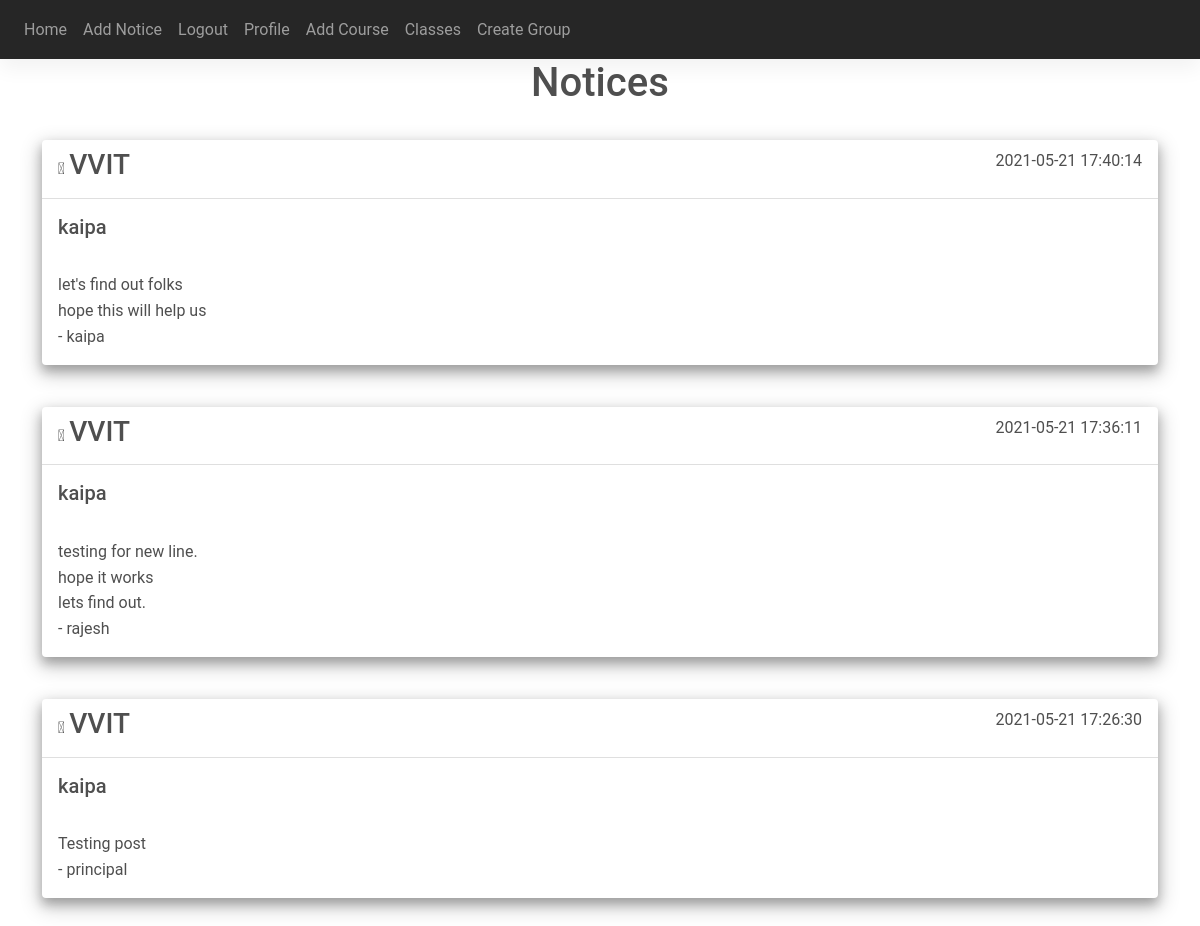
The app's page / (signed in) with its own data.
### website/models.py (models this page shows)
class Note(db.Model):
    id = db.Column(db.Integer, primary_key=True)
    title = db.Column(db.String(150))
    data = db.Column(db.Text, nullable=False)
    date = db.Column(db.DateTime(timezone=True), default=func.now())
    user_ids = db.relationship("Array_ids")
    user_id = db.Column(db.Integer, db.ForeignKey('user.id'))
    notice_type = db.Column(db.String(1))
    user_name = db.Column(db.String(150))

### website/views.py (the view)
@views.route('/', methods=['GET', 'POST'])
@login_required
def home():
    user_notes = []
    notes = Note.query.all()
    for note in notes:
        user_ids = note.user_ids
        for user_id in user_ids:
            if current_user.id == user_id.user_id:
                user_notes.append(note)
        if note.user_id == current_user.id:
            user_notes.append(note)
    user_notes.reverse()
    if current_user.user_type.lower() == 's':
        return render_template("home.html", user=current_user, notes=user_notes)
    elif current_user.user_type.lower() == 'p':
        return render_template("teacher_home.html", user=current_user, notes=user_notes)
    elif current_user.user_type.lower() == 'a':
        return render_template('admin.html', user=current_user)
    else:
        return redirect(url_for(views.logout))

### website/__init__.py (called while the page is built)
def create_app():
    app = Flask(__name__)
    app.config['SECRET_KEY'] = 'rajesh aka the king'
    app.config['SQLALCHEMY_DATABASE_URI'] = f'sqlite:///{DB_NAME}'
    db.init_app(app)
    from .views import views
    from .auth import auth
    from .admin import admin
    app.register_blueprint(views, url_prefix='/')
    app.register_blueprint(auth, url_prefix='/')
    app.register_blueprint(admin, url_prefix='/')
    from .models import User, Note
    create_database(app)
    login_manager = LoginManager()
    login_manager.login_view = 'auth.login'
    login_manager.init_app(app)
    @login_manager.user_loader
    def load_user(id):
        return User.query.get(int(id))
    return app

### website/templates/teacher_home.html (shortened to what this page needs)
{% extends "teacher_base.html" %}
{% block content %}
<h1 align="center">Notices</h1>
{% for note in notes %}
    <div class="card shadow-3-strong mb-3">
        <div class="card-header">
            <i style="display: inline-block;" aria-hidden="true" class="fas fa-graduation-cap"></i>
            <h3 style="display: inline-block;">
                VVIT
            </h3>
            <p style="display: inline-block; float:right;">
                {{note.date}}
            </p>
        </div>
        <div class="card-body">
            <h5 class="card-title">{{ note.user_name }}</h5>
            <p class="card-text" style="white-space: pre-line">
                {{note.data}}
            </p>
        </div>
    </div>
{% endfor %}
{% endblock %}

### website/templates/Teacher_base.html (shortened to what this page needs)
<!DOCTYPE html>
<html lang="en">
    <head>
        <link
            rel="stylesheet"
            href="https://stackpath.bootstrapcdn.com/bootstrap/4.4.1/css/bootstrap.min.css"
        />
        <link
            rel="stylesheet"
            href="https://stackpath.bootstrapcdn.com/font-awesome/4.7.0/css/font-awesome.min.css"
        />
        <link rel="stylesheet" type="text/css" href="{{ url_for('static', filename='css/mdb.min.css') }}">
        <link rel="stylesheet" type="text/css" href="{{ url_for('static', filename='css/mdb.rtl.min.css') }}">
    </head>
    <body>
        <nav class="navbar navbar-expand-lg navbar-dark bg-dark">
            <div class="collapse navbar-collapse" id="navbar">
                <div class="navbar-nav">
                    {% if user.is_authenticated %}
                    <a class="nav-item nav-link" id="home" href="/">Home</a>
                    <a class="nav-item nav-link" id="addpost" href="/addpost">Add Notice</a>
                    <a class="nav-item nav-link" id="logout" href="/logout">Logout</a>
                    <a class="nav-item nav-link" id="profile" href="/profile">Profile</a>
                    <a class="nav-item nav-link" id="addcourse" href="/add_course">Add Course</a>
                    <a class="nav-item nav-link" id="classes" href="/classes">Classes</a>
                    <a class="nav-item nav-link" id="create group" href="/create_group">Create Group</a>
                    {% else %}
                    <a class="nav-item nav-link" id="login" href="/login">Login</a>
                    <a class="nav-item nav-link" id="sign-up" href="/sign-up">Sign Up</a>
                    {% endif %}
                </div>
            </div>
        </nav>
        <div class="container">
            {% block content %}{% endblock %}
        </div>
    </body>
</html>

### records on screen
Note: date "2021-05-21 17:40:14", user_name "kaipa", data "let's find out folks hope this will help us - kaipa"
Note: date "2021-05-21 17:36:11", user_name "kaipa", data "testing for new line. hope it works lets find out. - rajesh"
Note: date "2021-05-21 17:26:30", user_name "kaipa", data "Testing post - principal"
